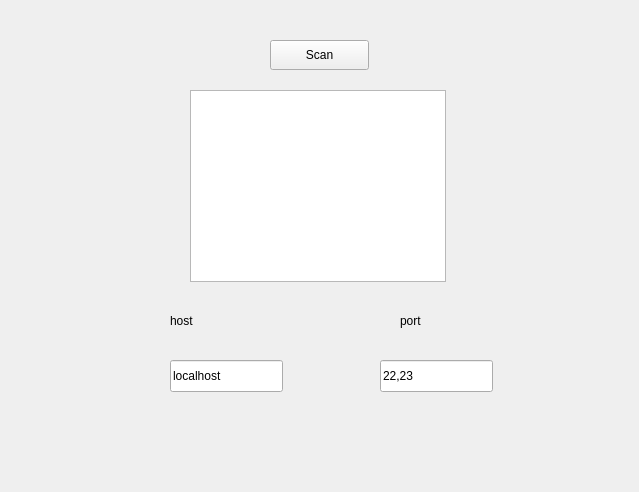
<?xml version="1.0" encoding="UTF-8"?>
<ui version="4.0">
 <class>Scanner</class>
 <widget class="QWidget" name="Scanner">
  <property name="geometry">
   <rect>
    <x>0</x>
    <y>0</y>
    <width>639</width>
    <height>492</height>
   </rect>
  </property>
  <property name="windowTitle">
   <string>Scanner</string>
  </property>
  <widget class="QPushButton" name="scanButton">
   <property name="geometry">
    <rect>
     <x>270</x>
     <y>40</y>
     <width>99</width>
     <height>30</height>
    </rect>
   </property>
   <property name="text">
    <string>Scan</string>
   </property>
  </widget>
  <widget class="QLineEdit" name="hostName">
   <property name="geometry">
    <rect>
     <x>170</x>
     <y>360</y>
     <width>113</width>
     <height>32</height>
    </rect>
   </property>
   <property name="text">
    <string>localhost</string>
   </property>
  </widget>
  <widget class="QLineEdit" name="ports">
   <property name="geometry">
    <rect>
     <x>380</x>
     <y>360</y>
     <width>113</width>
     <height>32</height>
    </rect>
   </property>
   <property name="text">
    <string>22,23</string>
   </property>
  </widget>
  <widget class="QLabel" name="label">
   <property name="geometry">
    <rect>
     <x>170</x>
     <y>310</y>
     <width>68</width>
     <height>22</height>
    </rect>
   </property>
   <property name="text">
    <string>host</string>
   </property>
  </widget>
  <widget class="QLabel" name="label_2">
   <property name="geometry">
    <rect>
     <x>400</x>
     <y>310</y>
     <width>68</width>
     <height>22</height>
    </rect>
   </property>
   <property name="text">
    <string>port</string>
   </property>
  </widget>
  <widget class="QTextBrowser" name="resultText">
   <property name="geometry">
    <rect>
     <x>190</x>
     <y>90</y>
     <width>256</width>
     <height>192</height>
    </rect>
   </property>
  </widget>
 </widget>
 <layoutdefault spacing="6" margin="11"/>
 <resources/>
 <connections/>
</ui>
